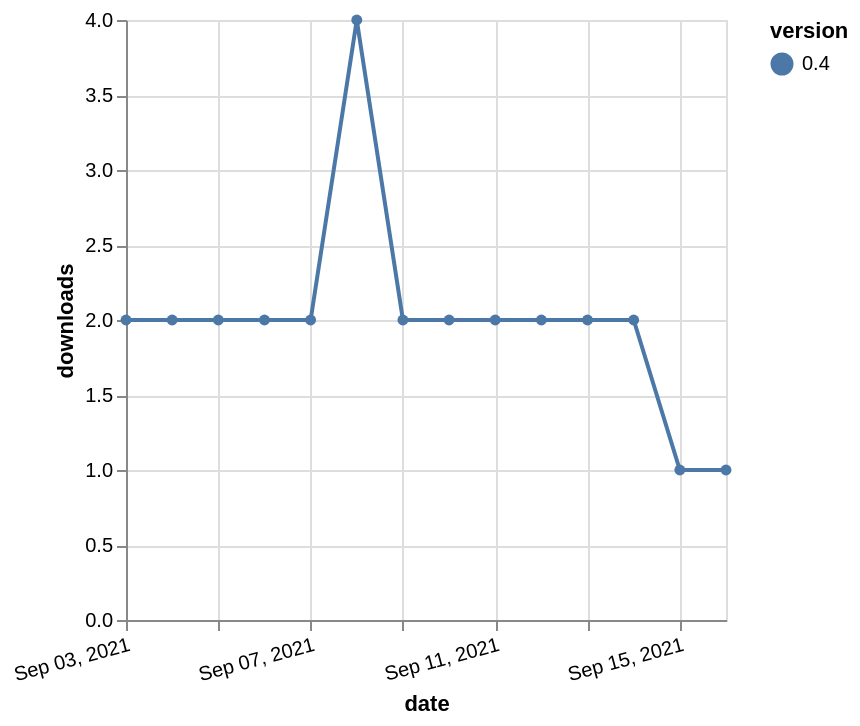

Write a Vega-Lite specification for this figure.
### Vega-Lite specification from a JSON file in a GitHub repository (floating-point values rounded to 4 significant figures)
{"$schema": "https://vega.github.io/schema/vega-lite/v5.json", "description": "A simple bar chart with embedded data.", "data": {"values": [{"date": "2021-09-03", "total": 3228, "delta": 2, "version": "0.4"}, {"date": "2021-09-04", "total": 3230, "delta": 2, "version": "0.4"}, {"date": "2021-09-05", "total": 3232, "delta": 2, "version": "0.4"}, {"date": "2021-09-06", "total": 3234, "delta": 2, "version": "0.4"}, {"date": "2021-09-07", "total": 3236, "delta": 2, "version": "0.4"}, {"date": "2021-09-08", "total": 3240, "delta": 4, "version": "0.4"}, {"date": "2021-09-09", "total": 3242, "delta": 2, "version": "0.4"}, {"date": "2021-09-10", "total": 3244, "delta": 2, "version": "0.4"}, {"date": "2021-09-11", "total": 3246, "delta": 2, "version": "0.4"}, {"date": "2021-09-12", "total": 3248, "delta": 2, "version": "0.4"}, {"date": "2021-09-13", "total": 3250, "delta": 2, "version": "0.4"}, {"date": "2021-09-14", "total": 3252, "delta": 2, "version": "0.4"}, {"date": "2021-09-15", "total": 3253, "delta": 1, "version": "0.4"}, {"date": "2021-09-16", "total": 3254, "delta": 1, "version": "0.4"}]}, "width": "container", "mark": {"type": "line", "point": {"filled": true}}, "encoding": {"x": {"field": "date", "type": "temporal", "timeUnit": "yearmonthdate", "title": "date", "axis": {"labelAngle": -15}}, "y": {"field": "delta", "type": "quantitative", "title": "downloads"}, "color": {"field": "version", "type": "nominal"}, "tooltip": {"field": "delta"}}}
